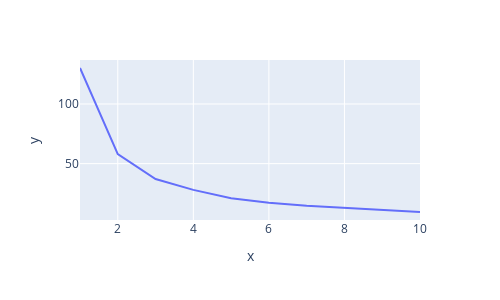

Here is the notebook cell this chart was saved with:
### Code cell
grafico_cotovelo_sepala = px.line(x = range(1,11), y = wcss_sepala)
grafico_cotovelo_sepala.update_layout(width = 500, height = 300)
grafico_cotovelo_sepala.show()

### Figure 1 — Plotly figure (JSON) as saved in the notebook; plotly's stock layout.template omitted (floating-point values rounded to 4 significant figures)
{"data": [{"hovertemplate": "x=%{x}<br>y=%{y}<extra></extra>", "legendgroup": "", "line": {"color": "#636efa", "dash": "solid"}, "marker": {"symbol": "circle"}, "mode": "lines", "name": "", "orientation": "v", "showlegend": false, "type": "scatter", "x": [1, 2, 3, 4, 5, 6, 7, 8, 9, 10], "xaxis": "x", "y": [130.2, 57.98, 37.12, 27.98, 20.97, 17.24, 14.63, 12.91, 11.18, 9.449], "yaxis": "y"}], "layout": {"height": 300, "legend": {"tracegroupgap": 0}, "margin": {"t": 60}, "width": 500, "xaxis": {"anchor": "y", "autorange": true, "domain": [0, 1], "range": [1, 10], "title": {"text": "x"}, "type": "linear"}, "yaxis": {"anchor": "x", "autorange": true, "domain": [0, 1], "range": [2.742, 136.9], "title": {"text": "y"}, "type": "linear"}}}
